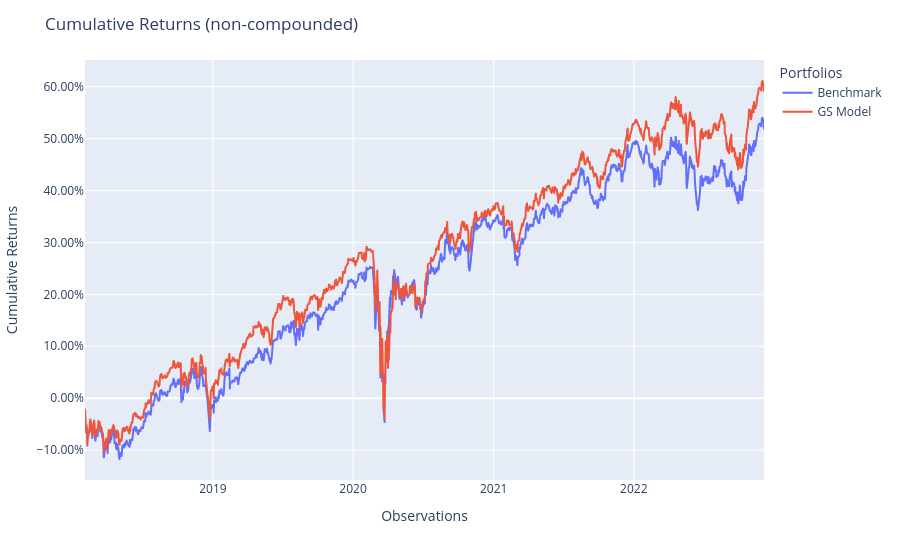

Write notebook code for a chart like this one.
### Code cell
population.plot_cumulative_returns()

### Figure 1 — Plotly figure (JSON) as saved in the notebook; plotly's stock layout.template omitted (floating-point values rounded to 4 significant figures; data arrays with more than 128 entries replaced by an {"elided": "..."} marker saying what was removed)
{"data": [{"hovertemplate": "variable=Benchmark<br>index=%{x}<br>value=%{y}<extra></extra>", "legendgroup": "Benchmark", "line": {"color": "#636efa", "dash": "solid"}, "marker": {"symbol": "circle"}, "mode": "lines", "name": "Benchmark", "showlegend": true, "type": "scattergl", "x": {"elided": "1220 str values"}, "xaxis": "x", "y": {"elided": "1220 float values"}, "yaxis": "y"}, {"hovertemplate": "variable=GS Model<br>index=%{x}<br>value=%{y}<extra></extra>", "legendgroup": "GS Model", "line": {"color": "#EF553B", "dash": "solid"}, "marker": {"symbol": "circle"}, "mode": "lines", "name": "GS Model", "showlegend": true, "type": "scattergl", "x": {"elided": "1220 str values"}, "xaxis": "x", "y": {"elided": "1220 float values"}, "yaxis": "y"}], "layout": {"legend": {"title": {"text": "Portfolios"}, "tracegroupgap": 0}, "margin": {"t": 60}, "title": {"text": "Cumulative Returns (non-compounded)"}, "xaxis": {"anchor": "y", "domain": [0, 1], "title": {"text": "Observations"}}, "yaxis": {"anchor": "x", "domain": [0, 1], "tickformat": ".2%", "title": {"text": "Cumulative Returns"}}}}
